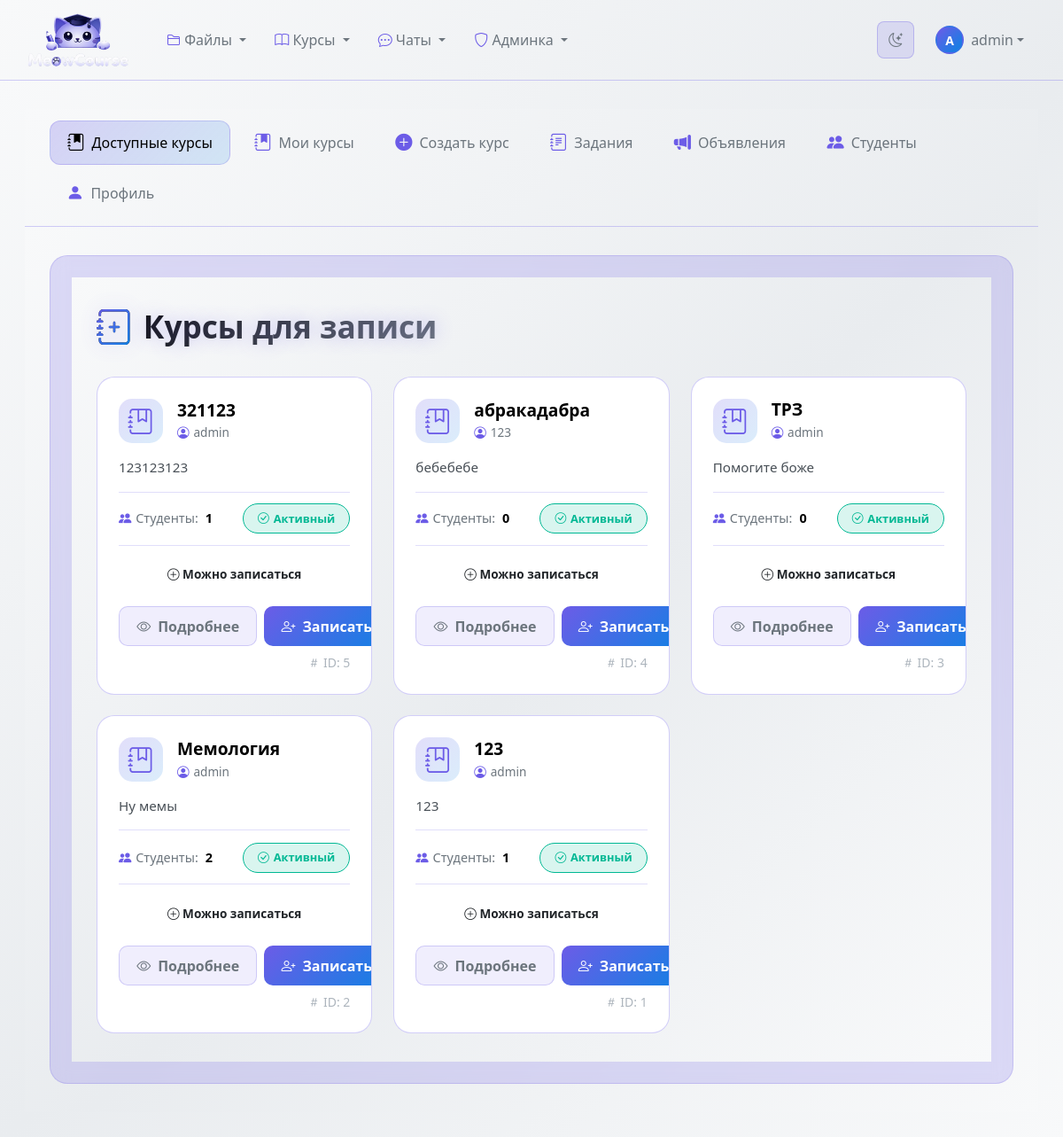
Screenshot of /courses-for-enrollment/ (signed in) with the database file from the repository.
### classroom_core/models.py (models this page shows, shortened)
class Course(models.Model):
    STATUS_CHOICES = [
       ('draft', 'Черновик'),
       ('active', 'Активный'),
       ('archived', 'Архивирован'),
       ('completed', 'Завершен'),
    ]
    title = models.CharField(max_length=255)
    description = models.TextField()
    short_description = models.CharField(max_length=200, blank=True)
    code = models.CharField(max_length=20, unique=True, blank=True)
    instructor = models.ForeignKey(
        User,
        on_delete=models.CASCADE,
        related_name='courses_created'
    )
    teaching_assistants = models.ManyToManyField(
        User,
        blank=True,
        related_name='courses_assisting'
    )
    students = models.ManyToManyField(
        User,
        blank=True,
        related_name='courses_enrolled'
    )
    student_groups = models.ManyToManyField(
        StudentGroup,
        blank=True,
        related_name='courses_enrolled',
        help_text='Группы студентов, зачисленные на курс'
    )
    status = models.CharField(
        max_length=20,
        choices=STATUS_CHOICES,
        default='draft'
    )
    start_date = models.DateField(null=True, blank=True)
    end_date = models.DateField(null=True, blank=True)
    created_at = models.DateTimeField(auto_now_add=True)
    updated_at = models.DateTimeField(auto_now=True)
    cover_image = models.ImageField(
        upload_to='course_covers/',
        null=True,
        blank=True
    )
    color = models.CharField(max_length=7, default='#3498db')
    is_public = models.BooleanField(default=False)
    allow_self_enrollment = models.BooleanField(default=True)
    max_students = models.IntegerField(null=True, blank=True)
    class_days = models.CharField(max_length=100, blank=True)
    class_time = models.CharField(max_length=100, blank=True)
    class Meta:
        ordering = ['-created_at']
        verbose_name = 'Курс'
        verbose_name_plural = 'Курсы'
    def __str__(self):
        return self.title
    def get_student_count(self):
        return self.students.count()

### classroom_core/views.py (the view)
# urls.py: path('courses-for-enrollment/', views.for_enrollment_course_list, name='for_enrollment_course_list'),
@login_required
def for_enrollment_course_list(request):
    courses = Course.objects.filter(status='active')
    print(courses)
    user_requests = CourseEnrollmentRequest.objects.filter(
        student=request.user
    ).select_related('course')
    requests_dict = {}
    for req in user_requests:
        requests_dict[req.course_id] = req
    courses_with_status = []
    for course in courses:
        if course.students.filter(id=request.user.id).exists():
            continue
        enrollment_request = requests_dict.get(course.id)
        if enrollment_request is None:
            enrollment_status = 'not_enrolled'
            enrollment_request_id = None
        elif enrollment_request.status == 'pending':
            enrollment_status = 'pending'
            enrollment_request_id = enrollment_request.id
        elif enrollment_request.status == 'approved':
            enrollment_status = 'approved'
            enrollment_request_id = enrollment_request.id
        elif enrollment_request.status == 'rejected':
            enrollment_status = 'rejected'
            enrollment_request_id = enrollment_request.id
        else:
            enrollment_status = 'not_enrolled'
            enrollment_request_id = None
        courses_with_status.append({
            'course': course,
            'enrollment_status': enrollment_status,
            'enrollment_request_id': enrollment_request_id,
        })
    paginator = Paginator(courses_with_status, 12)
    page_number = request.GET.get('page')
    page_obj = paginator.get_page(page_number)
    context = {
        'page_obj': page_obj,
    }
    return render(request, 'classroom_core/for_enrollment_course_list.html', context)

### templates/classroom_core/for_enrollment_course_list.html (shortened to what this page needs)
{% extends "classroom_core/base_courses.html" %}
{% block courses_content %}
<div class="theme-courses">
    <div class="container">
        <div class="page-header">
            <h1 class="page-title">
                <i class="bi bi-journal-plus"></i>
                Курсы для записи
            </h1>
        </div>
        <div class="row g-4">
            {% for item in page_obj %}
            <div class="col-md-6 col-lg-4">
                <div class="course-card" data-index="{{ forloop.counter }}">
                    <div class="card-body-custom">
                        <div class="d-flex align-items-center mb-3">
                            <div class="course-icon me-3">
                                <i class="bi bi-journal-bookmark"></i>
                            </div>
                            <div>
                                <h5 class="course-title">{{ item.course.title }}</h5>
                                <div class="instructor-info">
                                    <i class="bi bi-person-circle"></i>
                                    {{ item.course.instructor.username }}
                                </div>
                            </div>
                        </div>
                        <p class="course-description">{{ item.course.short_description|default:item.course.description|truncatechars:100 }}</p>
                        <div class="stats-row">
                            <div class="stat">
                                <i class="bi bi-people-fill"></i>
                                Студенты: <strong>{{ item.course.get_student_count }}</strong>
                            </div>
                            <div>
                                <span class="status-badge badge-active">
                                    <i class="bi bi-check-circle"></i>
                                    Активный
                                </span>
                            </div>
                        </div>
                        <div class="enrollment-status enrollment-{{ item.enrollment_status }}">
                            {% if item.enrollment_status == 'not_enrolled' %}
                                <i class="bi bi-plus-circle"></i>
                                Можно записаться
                            {% elif item.enrollment_status == 'pending' %}
                                <i class="bi bi-hourglass-split"></i>
                                Заявка на рассмотрении
                            {% elif item.enrollment_status == 'approved' %}
                                <i class="bi bi-check-circle-fill"></i>
                                Заявка одобрена
                            {% elif item.enrollment_status == 'rejected' %}
                                <i class="bi bi-x-circle-fill"></i>
                                Заявка отклонена
                            {% endif %}
                        </div>
                        <div class="button-group">
                            <a href="{% url 'classroom_core:course_detail' item.course.id %}" class="btn-outline-course">
                                <i class="bi bi-eye"></i>
                                Подробнее
                            </a>
                            {% if item.enrollment_status == 'not_enrolled' %}
                                <a href="{% url 'classroom_core:course_enrollment_request_create' item.course.id %}" class="btn-primary-course">
                                    <i class="bi bi-person-plus"></i>
                                    Записаться
                                </a>
                            {% elif item.enrollment_status == 'pending' %}
                                <a href="{% url 'classroom_core:course_enrollment_request_detail' item.enrollment_request_id %}" class="btn-outline-course">
                                    <i class="bi bi-clock-history"></i>
                                    Статус заявки
                                </a>
                            {% elif item.enrollment_status == 'approved' %}
                                <a href="{% url 'classroom_core:course_enrollment_request_detail' item.enrollment_request_id %}" class="btn-outline-course">
                                    <i class="bi bi-check-circle"></i>
                                    Одобрено
                                </a>
                            {% elif item.enrollment_status == 'rejected' %}
                                <a href="{% url 'classroom_core:course_enrollment_request_detail' item.enrollment_request_id %}" class="btn-outline-course">
                                    <i class="bi bi-x-circle"></i>
                                    Отклонено
                                </a>
                            {% endif %}
                        </div>
                        <div class="mt-2 text-end small" style="color: var(--text-disabled);">
                            <i class="bi bi-hash"></i> ID: {{ item.course.id }}
                        </div>
                    </div>
                </div>
            </div>
            {% endfor %}
        </div>
    </div>
</div>
{% endblock %}

### templates/base.html (shortened to what this page needs)
{% load static %}
<!DOCTYPE html>
<html lang="ru">
<head>
    <link href="https://cdn.jsdelivr.net/npm/bootstrap@5.3.0/dist/css/bootstrap.min.css" rel="stylesheet">
    <link rel="stylesheet" href="https://cdn.jsdelivr.net/npm/bootstrap-icons@1.10.0/font/bootstrap-icons.css">
    <link id="theme-stylesheet" rel="stylesheet" href="{% static 'css/themes/light.css' %}" data-light-href="{% static 'css/themes/light.css' %}" data-dark-href="{% static 'css/themes/dark.css' %}">
</head>
<body>
    <nav class="navbar navbar-expand-lg navbar">
        <div class="container-fluid">
            <a class="navbar-brand d-flex align-items-center" href="{% url 'classroom_core:course_list' %}">
                <img src="{% static 'images/logo.png' %}"
                    alt="MeowCourse"
                    class="me-2"
                    style="width: 120px; height: auto; max-height: 64px; object-fit: contain;">
            </a>
            <div class="collapse navbar-collapse" id="navbarNav">
                <ul class="navbar-nav me-auto">
                    <li class="nav-item dropdown">
                        <a class="nav-link dropdown-toggle" href="#" role="button" data-bs-toggle="dropdown">
                            <i class="bi bi-folder2"></i> Файлы
                        </a>
                    </li>
                    <li class="nav-item dropdown">
                        <a class="nav-link dropdown-toggle" href="#" role="button" data-bs-toggle="dropdown">
                            <i class="bi bi-book"></i> Курсы
                        </a>
                    </li>
                    <li class="nav-item dropdown">
                        <a class="nav-link dropdown-toggle" href="#" role="button" data-bs-toggle="dropdown">
                            <i class="bi bi-chat-dots"></i> Чаты
                        </a>
                    </li>
                    {% if user.is_authenticated and user.is_staff or user.is_superuser %}
                    <li class="nav-item dropdown">
                        <a class="nav-link dropdown-toggle" href="#" role="button" data-bs-toggle="dropdown">
                            <i class="bi bi-shield"></i> Админка
                        </a>
                    </li>
                    {% endif %}
                </ul>
                <div class="d-flex align-items-center gap-2">
                    <button id="theme-toggle" class="theme-toggle-btn" type="button" aria-label="Переключить тему">
                        <i class="bi bi-moon-stars"></i>
                    </button>
                    {% if user.is_authenticated %}
                    <div class="dropdown">
                        <a class="nav-link dropdown-toggle d-flex align-items-center" href="#" role="button" data-bs-toggle="dropdown">
                            <div class="user-avatar rounded-circle d-flex align-items-center justify-content-center" style="width: 32px; height: 32px; font-size: 0.875rem;">
                                {{ user.username|slice:":1"|upper }}
                            </div>
                            <span class="ms-2 d-none d-md-inline username-text">{{ user.username }}</span>
                        </a>
                    </div>
                    {% else %}
                    <a class="nav-link" href="{% url 'classroom_core:login' %}">
                        <i class="bi bi-box-arrow-in-right me-1"></i> Войти
                    </a>
                    {% endif %}
                </div>
            </div>
        </div>
    </nav>
    <div class="main-content">
        <div class="container-fluid">
            {% block content %}{% endblock %}
        </div>
    </div>
</body>
</html>

### rows the page displays
Course: course "321123", course.instructor.username "admin", course.short_description "123123123", course.get_student_count "1", course.id "5"
Course: course "абракадабра", course.instructor.username "123", course.short_description "бебебебе", course.get_student_count "0", course.id "4"
Course: course "ТРЗ", course.instructor.username "admin", course.short_description "Помогите боже", course.get_student_count "0", course.id "3"
Course: course "Мемология", course.instructor.username "admin", course.short_description "Ну мемы", course.get_student_count "2", course.id "2"
Course: course "123", course.instructor.username "admin", course.short_description "123", course.get_student_count "1", course.id "1"

### other values shown
{{ user.username|slice:":1"|upper }} "A"
{{ user.username }} "admin"
